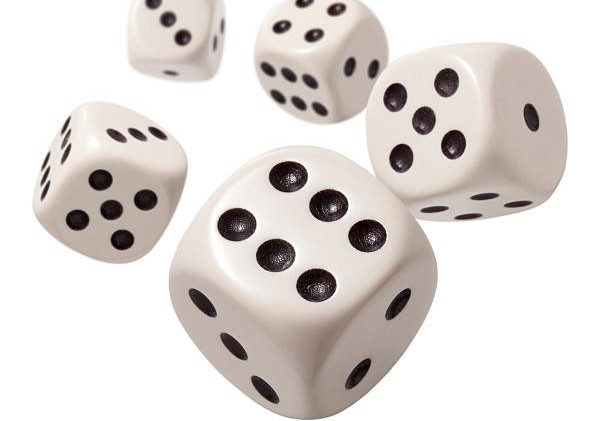
#> input picture unti-1/lesson-3/image-1.jpg, 612 x 421 px
$ python collage.py image-1.jpg image-2.jpg
#> lines starting #> are read from the running program, lines starting #| are printed output that depends on the picture
import sys
from PIL import Image

if len(sys.argv) !=3:
    exit("This command requires two filenames")

image1=Image.open(sys.argv[1])
#> image1 is the input picture: PIL image 612x421 RGB; mean R, G, B 222.9, 217.5, 214.5
image2=Image.open(sys.argv[2])
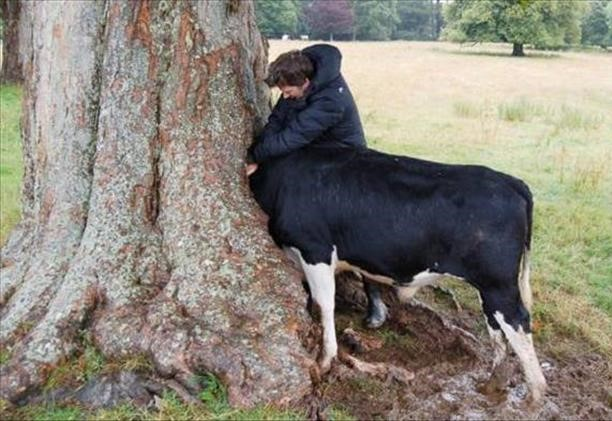
#> input picture unti-1/lesson-3/image-2.jpg, 612 x 421 px
#> image2 is the input picture: PIL image 612x421 RGB; mean R, G, B 137.3, 131.8, 121.3
blended_image=Image.blend(image1, image2, 0.2)
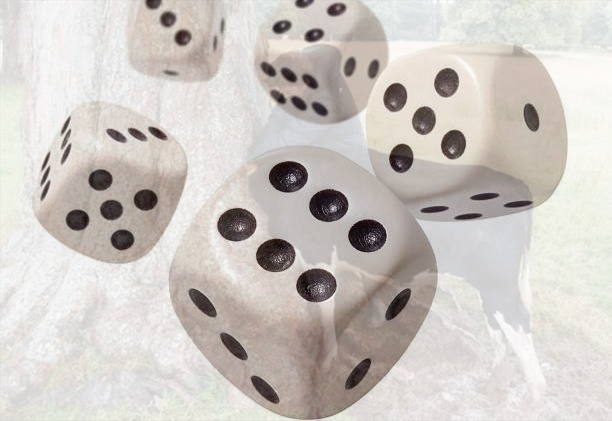
#> blended_image: PIL image 612x421 RGB; mean R, G, B 205.4, 199.9, 195.5
blended_image.save("blended.jpg") # got Value:Error images do not match so adjusted width+height

# can blend 3 images by saving two blended images and replacing image1 with that image and chaning !=3 to !=4
